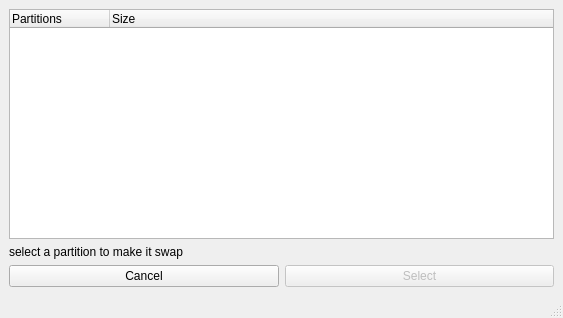
<?xml version="1.0" encoding="UTF-8"?>
<ui version="4.0">
 <class>MainWindow</class>
 <widget class="QMainWindow" name="MainWindow">
  <property name="geometry">
   <rect>
    <x>0</x>
    <y>0</y>
    <width>563</width>
    <height>318</height>
   </rect>
  </property>
  <property name="windowTitle">
   <string>Select partition</string>
  </property>
  <widget class="QWidget" name="centralwidget">
   <layout class="QGridLayout" name="gridLayout">
    <item row="0" column="0">
     <layout class="QVBoxLayout" name="verticalLayout">
      <property name="bottomMargin">
       <number>0</number>
      </property>
      <item>
       <widget class="QTreeWidget" name="treeWidget">
        <column>
         <property name="text">
          <string>Partitions</string>
         </property>
        </column>
        <column>
         <property name="text">
          <string>Size</string>
         </property>
        </column>
       </widget>
      </item>
      <item>
       <widget class="QLabel" name="label">
        <property name="text">
         <string>select a partition to make it swap</string>
        </property>
        <property name="margin">
         <number>10</number>
        </property>
       </widget>
      </item>
      <item>
       <layout class="QHBoxLayout" name="horizontalLayout">
        <property name="bottomMargin">
         <number>0</number>
        </property>
        <item>
         <widget class="QPushButton" name="btn_cancel">
          <property name="text">
           <string>Cancel</string>
          </property>
         </widget>
        </item>
        <item>
         <widget class="QPushButton" name="btn_select">
          <property name="enabled">
           <bool>false</bool>
          </property>
          <property name="text">
           <string>Select</string>
          </property>
         </widget>
        </item>
       </layout>
      </item>
     </layout>
    </item>
   </layout>
  </widget>
  <widget class="QMenuBar" name="menubar">
   <property name="geometry">
    <rect>
     <x>0</x>
     <y>0</y>
     <width>563</width>
     <height>30</height>
    </rect>
   </property>
  </widget>
  <widget class="QStatusBar" name="statusbar"/>
 </widget>
 <resources/>
 <connections/>
</ui>
